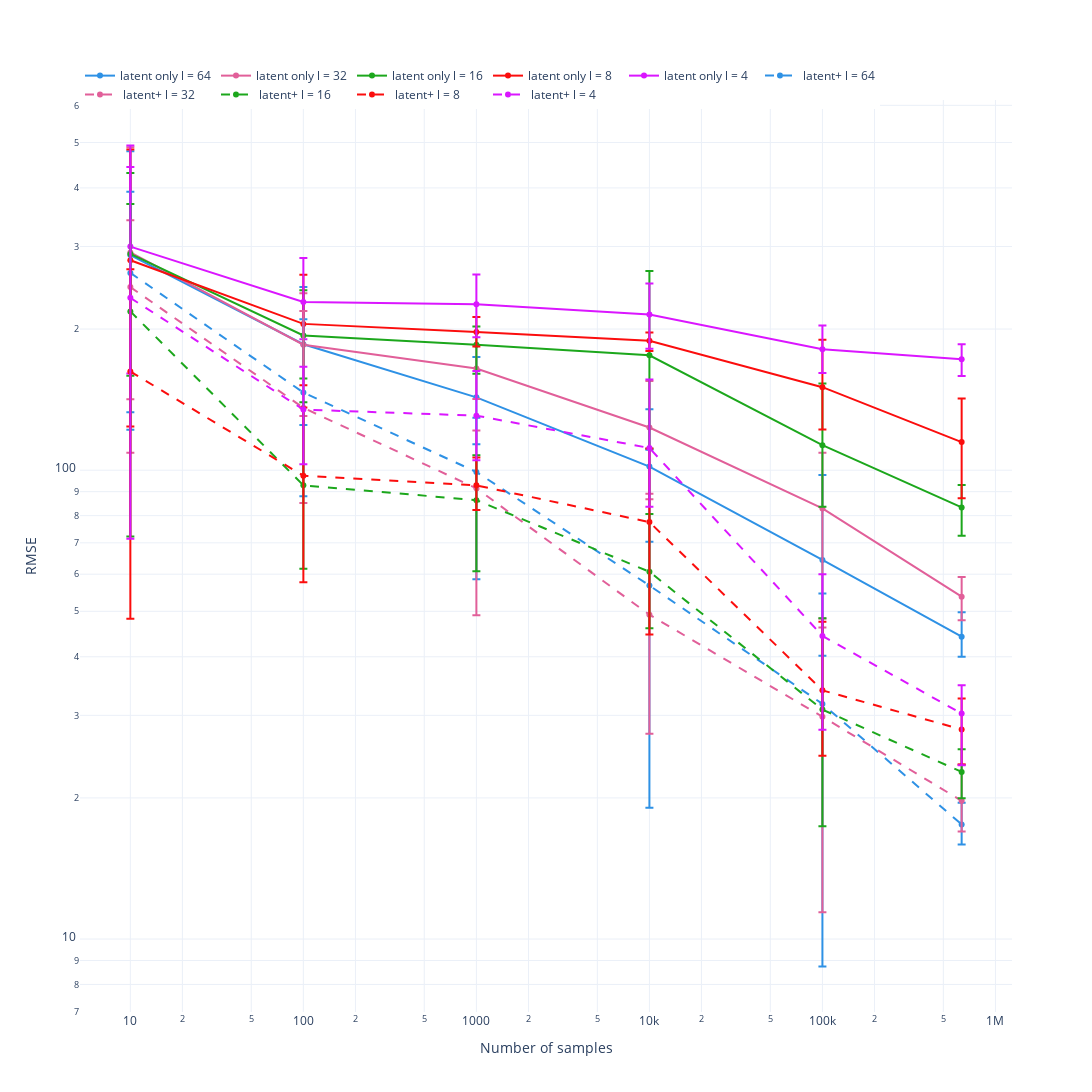

Notebook code for this chart:
### Code cell
fig = go.Figure()

for j,i in enumerate([64,32,16,8,4]):

    fig.add_trace(go.Scatter(x = latent_only[latent_only['Latent units'] == i].groupby('N samples').mean().reset_index()['N samples'], 
                     y = 1000 * np.sqrt(latent_only[latent_only['Latent units'] == i].groupby('N samples').mean().reset_index()['MSE']), 
                             mode = 'markers+lines',
                             name = 'latent only l = ' + str(i),
    #                  log_x = True, 
    #                  log_y=True,
                     error_y=dict(
                        type='data',
                        symmetric=False,
                         array = 1000 * np.sqrt((latent_only[latent_only['Latent units'] == i].groupby('N samples').max()  - latent_only[latent_only['Latent units'] == i].groupby('N samples').mean())['MSE']), 
                         arrayminus = 1000 * np.sqrt((latent_only[latent_only['Latent units'] == i].groupby('N samples').mean() - latent_only[latent_only['Latent units'] == i].groupby('N samples').min())['MSE']),
                     ),
                     line_color = px.colors.qualitative.Dark24[j],
                    ))

for j,i in enumerate([64,32,16,8,4]):

    fig.add_trace(go.Scatter(x = latent_dc_pr_pow[latent_dc_pr_pow['Latent units'] == i].groupby('N samples').mean().reset_index()['N samples'], 
                     y = 1000 * np.sqrt(latent_dc_pr_pow[latent_dc_pr_pow['Latent units'] == i].groupby('N samples').mean().reset_index()['MSE']), 
                             line_dash = 'dash',
                             mode = 'markers+lines',
                             name = ' latent+ l = ' + str(i),
    #                  log_x = True, 
    #                  log_y=True,
                     error_y=dict(
                        type='data',
                        symmetric=False,
                         array = 1000 * np.sqrt((latent_dc_pr_pow[latent_dc_pr_pow['Latent units'] == i].groupby('N samples').max()  - latent_dc_pr_pow[latent_dc_pr_pow['Latent units'] == i].groupby('N samples').mean())['MSE']), 
                         arrayminus = 1000 * np.sqrt((latent_dc_pr_pow[latent_dc_pr_pow['Latent units'] == i].groupby('N samples').mean() - latent_dc_pr_pow[latent_dc_pr_pow['Latent units'] == i].groupby('N samples').min())['MSE']),
                     ),
                     line_color = px.colors.qualitative.Dark24[j],
                    ))
    
# fig.add_trace(go.Scatter(x = [10, 637801], 
#                      y = [error_estimate, error_estimate], 
# #                              line_dash = 'dash',
#                              mode = 'lines',
#                              name = 'Measurement error',
#     #                  log_x = True, 
#     #                  log_y=True,
# #                      error_y=dict(
# #                         type='data',
# #                         symmetric=False,
# #                          array = (latent_dc_pr_pow[latent_dc_pr_pow['Latent units'] == i].groupby('N samples').max()  - latent_dc_pr_pow[latent_dc_pr_pow['Latent units'] == i].groupby('N samples').median())['MSE'], 
# #                          arrayminus = (latent_dc_pr_pow[latent_dc_pr_pow['Latent units'] == i].groupby('N samples').median() - latent_dc_pr_pow[latent_dc_pr_pow['Latent units'] == i].groupby('N samples').min())['MSE'],
# #                      ),
#                      line_color = px.colors.qualitative.Dark24[j+1],
#                     ))


# fig.add_trace(go.Scatter(x = size_sweep_frame_power_pressure.groupby('N samples').median().reset_index()['N samples'], 
#                  y = size_sweep_frame_power_pressure.groupby('N samples').median().reset_index()['MSE'], 
#                          mode = 'markers',
#                          name = 'Latent+Pressure+RF Power',
# #                  log_x = True, 
# #                  log_y=True,
#                  error_y=dict(
#                     type='data',
#                     symmetric=False,
#                      array = (size_sweep_frame_power_pressure.groupby('N samples').max()  - size_sweep_frame_power_pressure.groupby('N samples').median())['MSE'], 
#                      arrayminus = (size_sweep_frame_power_pressure.groupby('N samples').median() - size_sweep_frame_power_pressure.groupby('N samples').min())['MSE'],
#                  )
# #                  line_color = px.colors.qualitative.Dark24[0]
#                 ))

fig.update_xaxes(type="log", title = 'Number of samples')
fig.update_yaxes(type="log", title = 'RMSE')

fig.update_layout(template = 'plotly_white', width = 1200, height = 1200, legend=dict(
    orientation="h",
    yanchor="bottom",
    y=0.99,
    xanchor="left",
    x=-0.00,
))
# fig = px.scatter(y = [y_train, y_test])
fig.show()

fig.write_image("images/dc_bias_predictions_rmse.png")
fig.write_image("images/dc_bias_predictions_rmse.svg")
fig.write_image("images/dc_bias_predictions_rmse.eps")

# fig.update_layout(marker=dict(color='green', size=4))

# fig2 = px.scatter(size_sweep_frame_power_pressure.groupby('N samples').median().reset_index(), 
#                  x = 'N samples', 
#                  y = 'MSE', 
#                  log_x = True, 
#                  log_y=True,
#                  error_y = (size_sweep_frame_power_pressure.groupby('N samples').max()  - size_sweep_frame_power_pressure.groupby('N samples').median())['MSE'], 
#                  error_y_minus = (size_sweep_frame_power_pressure.groupby('N samples').median() - size_sweep_frame_power_pressure.groupby('N samples').min())['MSE'],
# #                  line_color = px.colors.qualitative.Dark24[1]
#                 )

# fig.add_trace(fig2.data[0])

# fig.update_layout(showlegend = True, legend_title_text='Trend')



# fig.show('notebook')

### Figure 1 — Plotly figure (JSON) as saved in the notebook; plotly's stock layout.template omitted (floating-point values rounded to 4 significant figures)
{"data": [{"error_y": {"array": [191.5, 60.29, 31.25, 33.07, 33.31, 5.661], "arrayminus": [165.7, 60.72, 29.41, 31.44, 24.16, 4.134], "symmetric": false, "type": "data"}, "line": {"color": "#2E91E5"}, "mode": "markers+lines", "name": "latent only l = 64", "type": "scatter", "x": [10, 100, 1000, 10000, 100000, 637801], "y": [287.7, 185.6, 143.0, 101.8, 64.35, 44.14]}, {"error_y": {"array": [196.8, 53.27, 20.08, 31.69, 26.03, 5.421], "arrayminus": [182.6, 54.81, 22.93, 34.26, 36.66, 5.849], "symmetric": false, "type": "data"}, "line": {"color": "#E15F99"}, "mode": "markers+lines", "name": "latent only l = 32", "type": "scatter", "x": [10, 100, 1000, 10000, 100000, 637801], "y": [291.5, 185.2, 164.8, 123.3, 82.87, 53.73]}, {"error_y": {"array": [141.1, 48.27, 17.35, 90.24, 40.0, 9.691], "arrayminus": [130.3, 36.95, 24.61, 64.66, 29.48, 10.81], "symmetric": false, "type": "data"}, "line": {"color": "#1CA71C"}, "mode": "markers+lines", "name": "latent only l = 16", "type": "scatter", "x": [10, 100, 1000, 10000, 100000, 637801], "y": [289.2, 193.9, 185.2, 175.8, 113.1, 83.28]}, {"error_y": {"array": [202.5, 56.12, 15.03, 7.958, 39.41, 27.42], "arrayminus": [156.5, 53.43, 13.54, 9.231, 28.17, 27.66], "symmetric": false, "type": "data"}, "line": {"color": "#FB0D0D"}, "mode": "markers+lines", "name": "latent only l = 8", "type": "scatter", "x": [10, 100, 1000, 10000, 100000, 637801], "y": [280.5, 205.2, 197.1, 188.8, 150.3, 114.8]}, {"error_y": {"array": [143.5, 54.98, 35.59, 35.36, 22.37, 13.25], "arrayminus": [139.0, 38.13, 33.81, 33.34, 19.98, 13.59], "symmetric": false, "type": "data"}, "line": {"color": "#DA16FF"}, "mode": "markers+lines", "name": "latent only l = 4", "type": "scatter", "x": [10, 100, 1000, 10000, 100000, 637801], "y": [299.8, 228.4, 226.0, 214.8, 181.2, 172.5]}, {"error_y": {"array": [128.9, 63.49, 30.28, 53.81, 22.83, 1.974], "arrayminus": [130.6, 58.41, 40.61, 37.7, 22.99, 1.652], "symmetric": false, "type": "data"}, "line": {"color": "#2E91E5", "dash": "dash"}, "mode": "markers+lines", "name": " latent+ l = 64", "type": "scatter", "x": [10, 100, 1000, 10000, 100000, 637801], "y": [263.5, 146.4, 99.12, 56.76, 31.74, 17.55]}, {"error_y": {"array": [95.55, 82.8, 30.03, 37.48, 18.46, 3.844], "arrayminus": [104.2, 50.73, 42.43, 21.76, 18.39, 2.762], "symmetric": false, "type": "data"}, "line": {"color": "#E15F99", "dash": "dash"}, "mode": "markers+lines", "name": " latent+ l = 32", "type": "scatter", "x": [10, 100, 1000, 10000, 100000, 637801], "y": [245.8, 135.8, 91.48, 49.18, 29.79, 19.72]}, {"error_y": {"array": [151.3, 46.77, 21.3, 19.86, 17.49, 2.66], "arrayminus": [145.9, 31.25, 25.47, 14.69, 13.46, 2.763], "symmetric": false, "type": "data"}, "line": {"color": "#1CA71C", "dash": "dash"}, "mode": "markers+lines", "name": " latent+ l = 16", "type": "scatter", "x": [10, 100, 1000, 10000, 100000, 637801], "y": [218.1, 92.85, 86.32, 60.73, 30.86, 22.72]}, {"error_y": {"array": [106.0, 38.8, 13.63, 33.71, 13.58, 4.609], "arrayminus": [114.1, 39.64, 10.56, 32.88, 9.332, 4.428], "symmetric": false, "type": "data"}, "line": {"color": "#FB0D0D", "dash": "dash"}, "mode": "markers+lines", "name": " latent+ l = 8", "type": "scatter", "x": [10, 100, 1000, 10000, 100000, 637801], "y": [162.3, 97.31, 92.83, 77.52, 33.92, 27.98]}, {"error_y": {"array": [259.3, 31.5, 32.05, 44.66, 15.68, 4.51], "arrayminus": [161.7, 31.76, 25.76, 27.95, 16.37, 6.782], "symmetric": false, "type": "data"}, "line": {"color": "#DA16FF", "dash": "dash"}, "mode": "markers+lines", "name": " latent+ l = 4", "type": "scatter", "x": [10, 100, 1000, 10000, 100000, 637801], "y": [233.1, 134.7, 130.7, 111.5, 44.32, 30.27]}], "layout": {"height": 1200, "legend": {"orientation": "h", "x": 0, "xanchor": "left", "y": 0.99, "yanchor": "bottom"}, "width": 1200, "xaxis": {"title": {"text": "Number of samples"}, "type": "log"}, "yaxis": {"title": {"text": "RMSE"}, "type": "log"}}}
